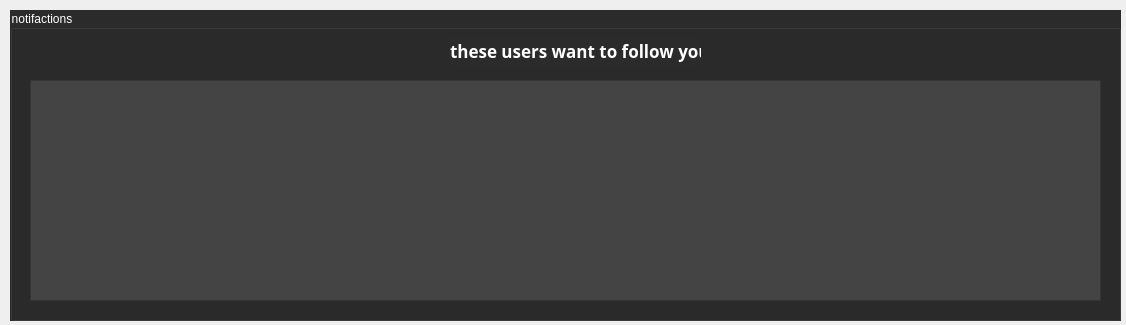
<?xml version="1.0" encoding="UTF-8"?>
<ui version="4.0">
 <class>messages</class>
 <widget class="QWidget" name="messages">
  <property name="geometry">
   <rect>
    <x>0</x>
    <y>0</y>
    <width>1126</width>
    <height>325</height>
   </rect>
  </property>
  <property name="windowTitle">
   <string>Form</string>
  </property>
  <widget class="QGroupBox" name="groupBox">
   <property name="geometry">
    <rect>
     <x>10</x>
     <y>10</y>
     <width>1111</width>
     <height>311</height>
    </rect>
   </property>
   <property name="styleSheet">
    <string notr="true">background-color: rgb(43, 43, 43);
color: rgb(255, 255, 255);</string>
   </property>
   <property name="title">
    <string>notifactions</string>
   </property>
   <widget class="QListWidget" name="listWidget_messages">
    <property name="geometry">
     <rect>
      <x>20</x>
      <y>70</y>
      <width>1071</width>
      <height>221</height>
     </rect>
    </property>
    <property name="styleSheet">
     <string notr="true">background-color: rgb(68, 68, 68);
color: rgb(205, 205, 205);</string>
    </property>
   </widget>
   <widget class="QLabel" name="label">
    <property name="geometry">
     <rect>
      <x>440</x>
      <y>25</y>
      <width>251</width>
      <height>31</height>
     </rect>
    </property>
    <property name="font">
     <font>
      <family>Dubai</family>
      <pointsize>13</pointsize>
      <weight>75</weight>
      <bold>true</bold>
     </font>
    </property>
    <property name="text">
     <string>these users want to follow you: </string>
    </property>
   </widget>
  </widget>
 </widget>
 <resources/>
 <connections/>
</ui>
